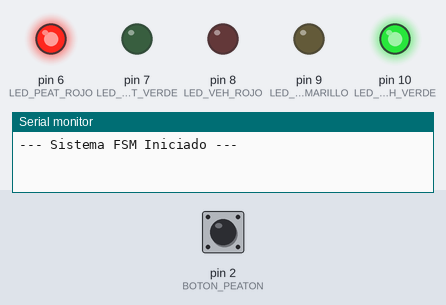
This sketch was run on a simulated Arduino Uno, built with avr-gcc and run on an emulated ATmega328P. On the bench: output pins drawn as LEDs (lit = HIGH), the last lines printed to the serial monitor. The test bench sets the inputs (shaded band); at power-on: pin 2 (BOTON_PEATON) HIGH.

Above: at 1.2 s.
1.3 s: pin 2 (BOTON_PEATON) pulled LOW for 0.15 s
At 5.5 s:
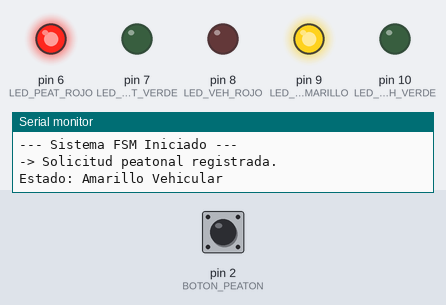
At 11.37 s:
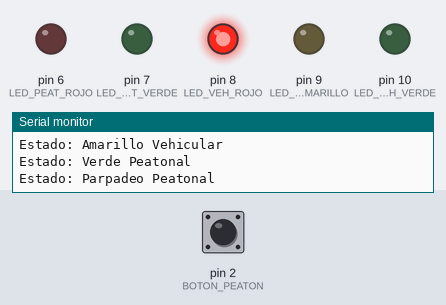
13.4 s: pin 2 (BOTON_PEATON) pulled LOW for 1 s
At 20.6 s:
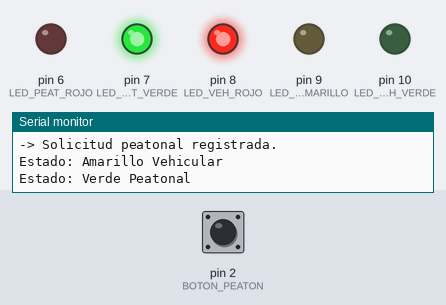
Timing chart, 0 to 22.1 s (numbered marks = the images above; inputs shaded):
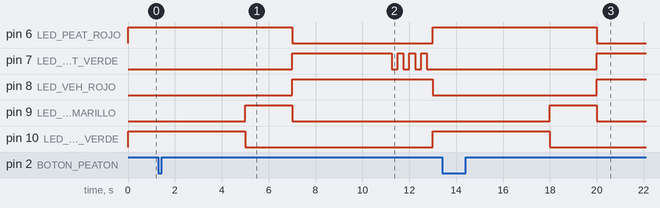

Measured:
- after the input at 1.3 s, pin 6 (LED_PEAT_ROJO): HIGH → LOW after 5.7 s, → HIGH 6.0 s later; pin 7 (LED_PEAT_VERDE): LOW → HIGH after 5.7 s, then repeats every 0.50 s: LOW 0.25 s, HIGH 0.25 s
- after the input at 13.4 s, pin 6 (LED_PEAT_ROJO): HIGH → LOW after 6.6 s; pin 7 (LED_PEAT_VERDE), pin 8 (LED_VEH_ROJO): LOW → HIGH after 6.6 s; pin 9 (LED_VEH_AMARILLO): LOW → HIGH after 4.6 s, → LOW 2.0 s later; pin 10 (LED_VEH_VERDE): HIGH → LOW after 4.6 s

The sketch:

Codigo.ino
```cpp
/*
  Práctica 3: Semáforo Vehicular y Peatonal (FSM)
  Mapeo de Pines:
  - Vehicular: Rojo (Pin 8), Amarillo (Pin 9), Verde (Pin 10)
  - Peatonal:  Rojo (Pin 6), Verde (Pin 7)
  - Botón:     Pin 2 (Usa INPUT_PULLUP interno)
*/

// Asignación de Pines
const uint8_t LED_VEH_ROJO     = 8;
const uint8_t LED_VEH_AMARILLO = 9;
const uint8_t LED_VEH_VERDE    = 10;

const uint8_t LED_PEAT_ROJO    = 6;
const uint8_t LED_PEAT_VERDE   = 7;

const uint8_t BOTON_PEATON     = 2;

// Definición de la Máquina de Estados Finita
enum class EstadoSemaforo {
  VERDE_VEHICULO,
  AMARILLO_VEHICULO,
  VERDE_PEATON,
  PARPADEO_PEATON
};

EstadoSemaforo estadoActual = EstadoSemaforo::VERDE_VEHICULO;

// Intervalos de tiempo (milisegundos)
const unsigned long TIEMPO_VERDE_VEH   = 5000;
const unsigned long TIEMPO_AMARILLO    = 2000;
const unsigned long TIEMPO_VERDE_PEAT  = 4000;
const unsigned long TIEMPO_PARPADEO    = 2000;
const unsigned long INTERVALO_PARPADEO = 250;

// Variables de temporización y banderas
unsigned long tiempoInicioEstado = 0;
unsigned long ultimoParpadeo = 0;
bool solicitudPeaton = false;

// Variables para el filtro anti-rebote (Debounce)
unsigned long ultimoDebounce = 0;
const unsigned long TIEMPO_DEBOUNCE = 50;
bool ultimoEstadoBoton = HIGH;

void setup() {
  pinMode(LED_VEH_ROJO, OUTPUT);
  pinMode(LED_VEH_AMARILLO, OUTPUT);
  pinMode(LED_VEH_VERDE, OUTPUT);

  pinMode(LED_PEAT_ROJO, OUTPUT);
  pinMode(LED_PEAT_VERDE, OUTPUT);

  pinMode(BOTON_PEATON, INPUT_PULLUP);

  Serial.begin(115200);
  Serial.println("--- Sistema FSM Iniciado ---");

  tiempoInicioEstado = millis();
}

void loop() {
  unsigned long ahora = millis();

  // 1. Lectura del botón con Debounce
  bool lecturaBoton = digitalRead(BOTON_PEATON);
  if (lecturaBoton != ultimoEstadoBoton) {
    ultimoDebounce = ahora;
  }
  if ((ahora - ultimoDebounce) > TIEMPO_DEBOUNCE) {
    if (lecturaBoton == LOW) {
      if (!solicitudPeaton) {
        solicitudPeaton = true;
        Serial.println("-> Solicitud peatonal registrada.");
      }
    }
  }
  ultimoEstadoBoton = lecturaBoton;

  // 2. Control de Estados (FSM)
  switch (estadoActual) {

    case EstadoSemaforo::VERDE_VEHICULO:
      digitalWrite(LED_VEH_ROJO, LOW);
      digitalWrite(LED_VEH_AMARILLO, LOW);
      digitalWrite(LED_VEH_VERDE, HIGH);

      digitalWrite(LED_PEAT_ROJO, HIGH);
      digitalWrite(LED_PEAT_VERDE, LOW);

      if ((ahora - tiempoInicioEstado >= TIEMPO_VERDE_VEH) && solicitudPeaton) {
        estadoActual = EstadoSemaforo::AMARILLO_VEHICULO;
        tiempoInicioEstado = ahora;
        Serial.println("Estado: Amarillo Vehicular");
      }
      break;

    case EstadoSemaforo::AMARILLO_VEHICULO:
      digitalWrite(LED_VEH_VERDE, LOW);
      digitalWrite(LED_VEH_AMARILLO, HIGH);

      if (ahora - tiempoInicioEstado >= TIEMPO_AMARILLO) {
        estadoActual = EstadoSemaforo::VERDE_PEATON;
        tiempoInicioEstado = ahora;
        solicitudPeaton = false;
        Serial.println("Estado: Verde Peatonal");
      }
      break;

    case EstadoSemaforo::VERDE_PEATON:
      digitalWrite(LED_VEH_AMARILLO, LOW);
      digitalWrite(LED_VEH_ROJO, HIGH);

      digitalWrite(LED_PEAT_ROJO, LOW);
      digitalWrite(LED_PEAT_VERDE, HIGH);

      if (ahora - tiempoInicioEstado >= TIEMPO_VERDE_PEAT) {
        estadoActual = EstadoSemaforo::PARPADEO_PEATON;
        tiempoInicioEstado = ahora;
        ultimoParpadeo = ahora;
        Serial.println("Estado: Parpadeo Peatonal");
      }
      break;

    case EstadoSemaforo::PARPADEO_PEATON:
      if (ahora - ultimoParpadeo >= INTERVALO_PARPADEO) {
        ultimoParpadeo = ahora;
        digitalWrite(LED_PEAT_VERDE, !digitalRead(LED_PEAT_VERDE));
      }

      if (ahora - tiempoInicioEstado >= TIEMPO_PARPADEO) {
        estadoActual = EstadoSemaforo::VERDE_VEHICULO;
        tiempoInicioEstado = ahora;
        Serial.println("Estado: Verde Vehicular");
      }
      break;
  }
}
```
